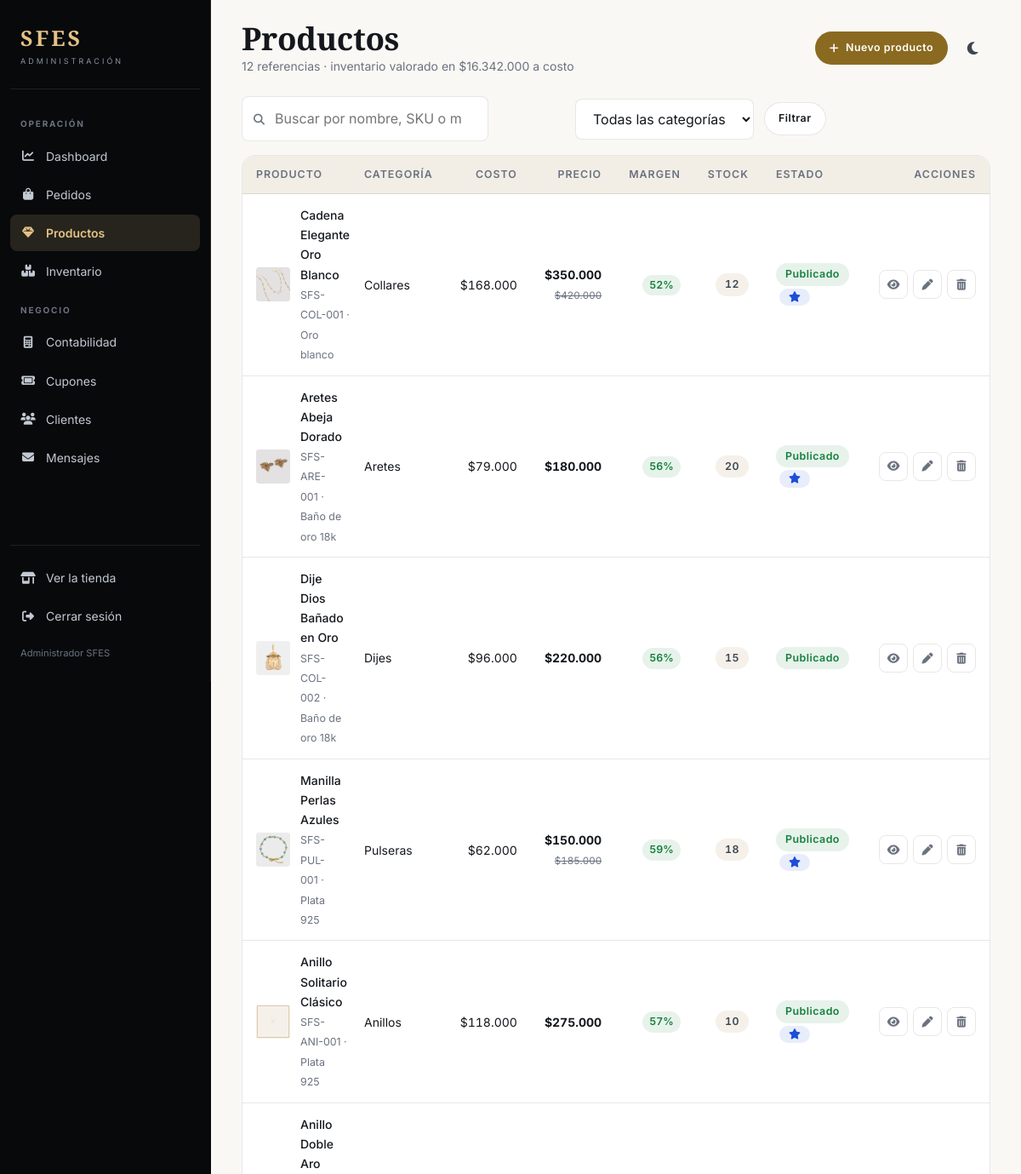
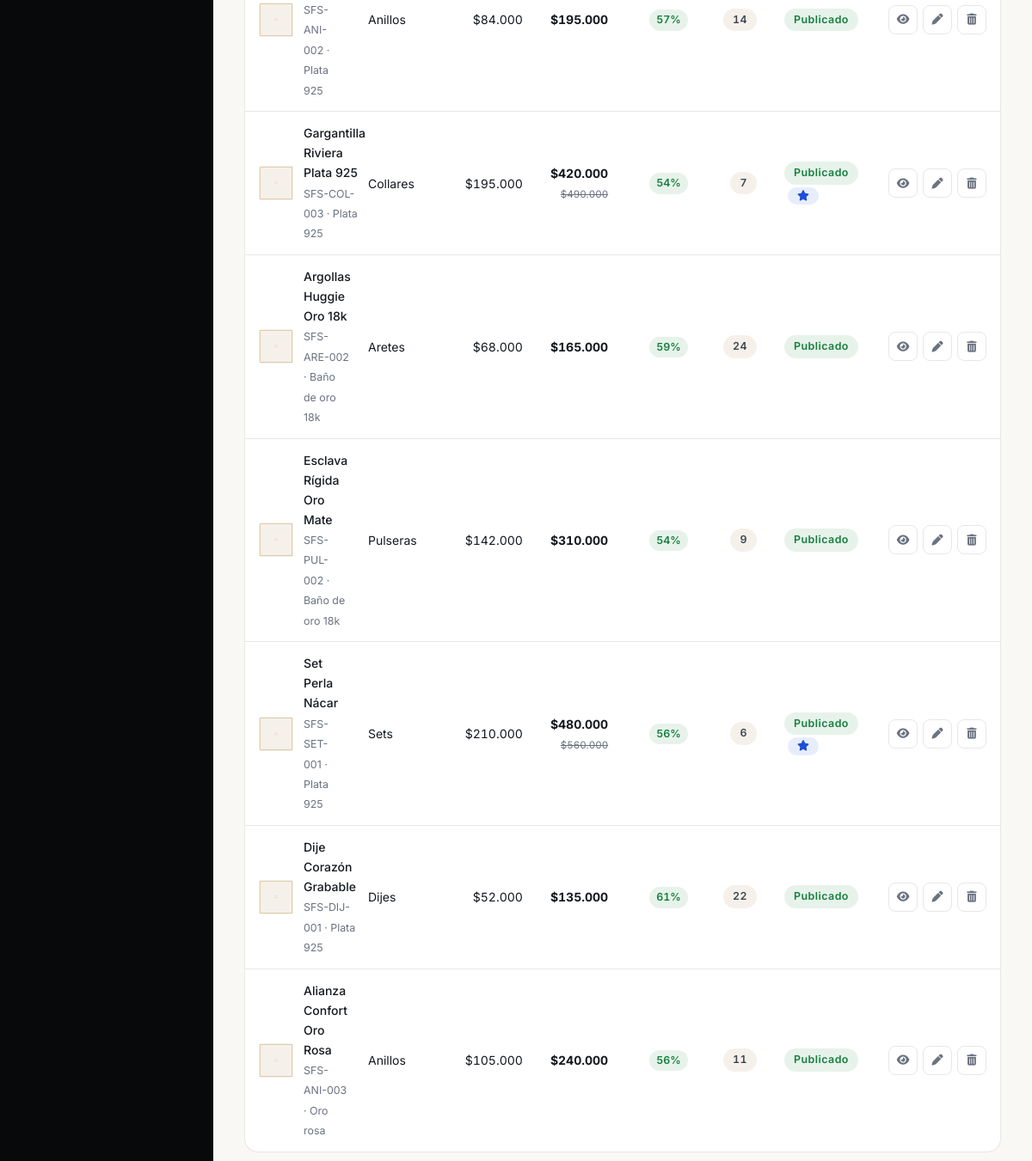
The app's page /admin/productos (signed in) with its own data (2 pictures, top to bottom).
### tables this page shows
CREATE TABLE IF NOT EXISTS productos (
    id            INT AUTO_INCREMENT PRIMARY KEY,
    sku           VARCHAR(40)   NULL UNIQUE,
    nombre        VARCHAR(150)  NOT NULL,
    slug          VARCHAR(180)  NULL UNIQUE,
    descripcion   TEXT          NOT NULL,
    precio        DECIMAL(10,2) NOT NULL,
    precio_antes  DECIMAL(10,2) NULL,
    costo         DECIMAL(10,2) NOT NULL DEFAULT 0,
    categoria     VARCHAR(60)   NOT NULL,
    material      VARCHAR(60)   NOT NULL DEFAULT 'Baño de oro',
    peso_gramos   DECIMAL(6,2)  NULL,
    stock         INT           NOT NULL DEFAULT 0,
    stock_minimo  INT           NOT NULL DEFAULT 3,
    imagen        VARCHAR(255)  NOT NULL,
    destacado     TINYINT(1)    NOT NULL DEFAULT 0,
    activo        TINYINT(1)    NOT NULL DEFAULT 1,
    vistas        INT           NOT NULL DEFAULT 0,
    creado_en     DATETIME      NOT NULL DEFAULT CURRENT_TIMESTAMP,
    actualizado_en DATETIME     NOT NULL DEFAULT CURRENT_TIMESTAMP ON UPDATE CURRENT_TIMESTAMP,
    INDEX idx_categoria (categoria),
    INDEX idx_material (material),
    INDEX idx_precio (precio),
    INDEX idx_activo_destacado (activo, destacado),
    FULLTEXT KEY ft_busqueda (nombre, descripcion)
);

### app/Views/admin/productos.php (the view, shortened to what the rows shown need)
<div class="admin-topbar">
    <div style="display:flex;align-items:center;gap:12px">
        <div>
            <h1>Productos</h1>
            <p><?= (int) $resultado['total'] ?> referencias · inventario valorado en <?= moneda($inventario['costo']) ?> a costo</p>
        </div>
    </div>
    <div class="admin-topbar__acciones">
        <button class="btn btn-primario btn-sm" type="button" id="btn-nuevo">
            <i class="fa-solid fa-plus"></i> Nuevo producto
        </button>
        <button class="icono-btn" id="btn-tema-admin" type="button" aria-label="Cambiar tema"><i class="fa-solid fa-moon"></i></button>
    </div>
</div>
<form class="filtros-barra" method="get" action="<?= BASE_URL ?>admin/productos">
    <div class="buscar-campo">
        <i class="fa-solid fa-magnifying-glass"></i>
        <input type="search" id="buscar" name="buscar" class="input" placeholder="Buscar por nombre, SKU o material…"
               value="<?= e($filtros['busqueda']) ?>">
    </div>
    <select name="categoria" id="categoria" class="input" onchange="this.form.submit()">
        <option value="">Todas las categorías</option>
    </select>
    <button class="btn btn-suave btn-sm" type="submit">Filtrar</button>
</form>
<div class="tabla-envoltura">
    <?php if (empty($productos)): ?>
        <div class="tabla-vacia">
            <i class="fa-solid fa-gem"></i>
            <p>No hay productos que coincidan con la búsqueda.</p>
            <button class="btn btn-primario btn-sm" type="button" id="btn-nuevo-vacio" style="margin-top:16px">
                <i class="fa-solid fa-plus"></i> Agregar el primero
            </button>
        </div>
    <?php else: ?>
        <div class="tabla-scroll">
            <table class="datos">
                <thead>
                    <tr>
                        <th>Producto</th>
                        <th>Categoría</th>
                        <th class="num">Costo</th>
                        <th class="num">Precio</th>
                        <th class="num">Margen</th>
                        <th class="num">Stock</th>
                        <th>Estado</th>
                        <th class="num">Acciones</th>
                    </tr>
                </thead>
                <tbody>
                    <?php foreach ($productos as $p): ?>
                        <?php
                        $margen = (float) $p['precio'] > 0
                            ? (((float) $p['precio'] - (float) $p['costo']) / (float) $p['precio']) * 100
                            : 0;
                        ?>
                        <tr>
                            <td>
                                <div class="mini">
                                    <img src="<?= e(imagen_producto($p['imagen'])) ?>" alt="" loading="lazy">
                                    <div>
                                        <strong><?= e($p['nombre']) ?></strong>
                                        <span><?= e($p['sku'] ?: 'sin SKU') ?> · <?= e($p['material']) ?></span>
                                    </div>
                                </div>
                            </td>
                            <td><?= e($p['categoria']) ?></td>
                            <td class="num"><?= moneda($p['costo']) ?></td>
                            <td class="num">
                                <strong><?= moneda($p['precio']) ?></strong>
                                <?php if (!empty($p['precio_antes'])): ?>
                                    <br><span class="texto-tenue" style="font-size:.72rem;text-decoration:line-through"><?= moneda($p['precio_antes']) ?></span>
                                <?php endif; ?>
                            </td>
                            <td class="num">
                                <span class="variacion <?= $margen >= 45 ? 'sube' : ($margen >= 25 ? 'igual' : 'baja') ?>">
                                    <?= number_format($margen, 0) ?>%
                                </span>
                            </td>
                            <td class="num">
                                <span class="badge <?= (int) $p['stock'] === 0 ? 'badge-error' : ((int) $p['stock'] <= (int) $p['stock_minimo'] ? 'badge-aviso' : 'badge-neutro') ?>">
                                    <?= (int) $p['stock'] ?>
                                </span>
                            </td>
                            <td>
                                <?php if ((int) $p['activo'] === 1): ?>
                                    <span class="badge badge-exito">Publicado</span>
                                <?php else: ?>
                                    <span class="badge badge-neutro">Oculto</span>
                                <?php endif; ?>
                                <?php if ((int) $p['destacado'] === 1): ?>
                                    <span class="badge badge-info" style="margin-left:4px"><i class="fa-solid fa-star"></i></span>
                                <?php endif; ?>
                            </td>
                            <td>
                                <div class="acciones">
                                    <a href="<?= BASE_URL ?>producto/<?= e($p['slug']) ?>" target="_blank" rel="noopener"
                                       class="icono-accion" title="Ver en la tienda"><i class="fa-solid fa-eye"></i></a>
                                    <button class="icono-accion" type="button" data-editar="<?= (int) $p['id'] ?>" title="Editar">
                                        <i class="fa-solid fa-pen"></i>
                                    </button>
                                    <button class="icono-accion peligro" type="button"
                                            data-eliminar="<?= (int) $p['id'] ?>" data-nombre="<?= e($p['nombre']) ?>" title="Eliminar">
                                        <i class="fa-solid fa-trash-can"></i>
                                    </button>
                                </div>
                            </td>
                        </tr>
                    <?php endforeach; ?>
                </tbody>
            </table>
        </div>
    <?php endif; ?>
</div>

### app/Core/Router.php (shortened to what the rows shown need)
<?php
class Router
{
    private array $rutas = ['GET' => [], 'POST' => []];
    public function get(string $ruta, string $controlador, string $metodo): void
    {
        $this->rutas['GET'][$this->normalizar($ruta)] = [$controlador, $metodo];
    }
    public function post(string $ruta, string $controlador, string $metodo): void
    {
        $this->rutas['POST'][$this->normalizar($ruta)] = [$controlador, $metodo];
    }
    private function normalizar(string $ruta): string
    {
        $ruta = '/' . trim($ruta, '/');
        return $ruta === '/' ? '/' : $ruta;
    }
    public function despachar(string $uriSolicitada, string $metodoHttp): void
    {
        $uri    = $this->normalizar((string) parse_url($uriSolicitada, PHP_URL_PATH));
        $metodo = strtoupper($metodoHttp);
        foreach ($this->rutas[$metodo] ?? [] as $patron => $accion) {
            $parametros = $this->coincide($patron, $uri);
            if ($parametros === null) {
                continue;
            }
            [$controlador, $accionMetodo] = $accion;
            $instancia = new $controlador();
            call_user_func_array([$instancia, $accionMetodo], $parametros);
            return;
        }
    }
    private function coincide(string $patron, string $uri): ?array
    {
        if (!str_contains($patron, '{')) {
            return $patron === $uri ? [] : null;
        }
        return null;
    }
}

### records on screen
productos: imagen (picture), nombre "Cadena Elegante Oro Blanco", sku "SFS-COL-001", material "Oro blanco", categoria "Collares", costo "$168.000", precio "$350.000", precio_antes "$420.000", margen "52", stock "12", activo "Publicado", destacado 1 (drawn)
productos: imagen (picture), nombre "Aretes Abeja Dorado", sku "SFS-ARE-001", material "Baño de oro 18k", categoria "Aretes", costo "$79.000", precio "$180.000", margen "56", stock "20", activo "Publicado", destacado 1 (drawn)
productos: imagen (picture), nombre "Dije Dios Bañado en Oro", sku "SFS-COL-002", material "Baño de oro 18k", categoria "Dijes", costo "$96.000", precio "$220.000", margen "56", stock "15", activo "Publicado"
productos: imagen (picture), nombre "Manilla Perlas Azules", sku "SFS-PUL-001", material "Plata 925", categoria "Pulseras", costo "$62.000", precio "$150.000", precio_antes "$185.000", margen "59", stock "18", activo "Publicado", destacado 1 (drawn)
productos: imagen (placeholder picture), nombre "Anillo Solitario Clásico", sku "SFS-ANI-001", material "Plata 925", categoria "Anillos", costo "$118.000", precio "$275.000", margen "57", stock "10", activo "Publicado", destacado 1 (drawn)
productos: imagen (placeholder picture), nombre "Anillo Doble Aro", sku "SFS-ANI-002", material "Plata 925", categoria "Anillos", costo "$84.000", precio "$195.000", margen "57", stock "14", activo "Publicado"
productos: imagen (placeholder picture), nombre "Gargantilla Riviera Plata 925", sku "SFS-COL-003", material "Plata 925", categoria "Collares", costo "$195.000", precio "$420.000", precio_antes "$490.000", margen "54", stock "7", activo "Publicado", destacado 1 (drawn)
productos: imagen (placeholder picture), nombre "Argollas Huggie Oro 18k", sku "SFS-ARE-002", material "Baño de oro 18k", categoria "Aretes", costo "$68.000", precio "$165.000", margen "59", stock "24", activo "Publicado"
productos: imagen (placeholder picture), nombre "Esclava Rígida Oro Mate", sku "SFS-PUL-002", material "Baño de oro 18k", categoria "Pulseras", costo "$142.000", precio "$310.000", margen "54", stock "9", activo "Publicado"
productos: imagen (placeholder picture), nombre "Set Perla Nácar", sku "SFS-SET-001", material "Plata 925", categoria "Sets", costo "$210.000", precio "$480.000", precio_antes "$560.000", margen "56", stock "6", activo "Publicado", destacado 1 (drawn)
productos: imagen (placeholder picture), nombre "Dije Corazón Grabable", sku "SFS-DIJ-001", material "Plata 925", categoria "Dijes", costo "$52.000", precio "$135.000", margen "61", stock "22", activo "Publicado"
productos: imagen (placeholder picture), nombre "Alianza Confort Oro Rosa", sku "SFS-ANI-003", material "Oro rosa", categoria "Anillos", costo "$105.000", precio "$240.000", margen "56", stock "11", activo "Publicado"

### other values on screen
$grupo "OPERACIÓN"
$texto "Dashboard"
$texto "Pedidos"
$texto "Productos"
$texto "Inventario"
$grupo "NEGOCIO"
$texto "Contabilidad"
$texto "Cupones"
$texto "Clientes"
$texto "Mensajes"
$resultado['total'] "12"
